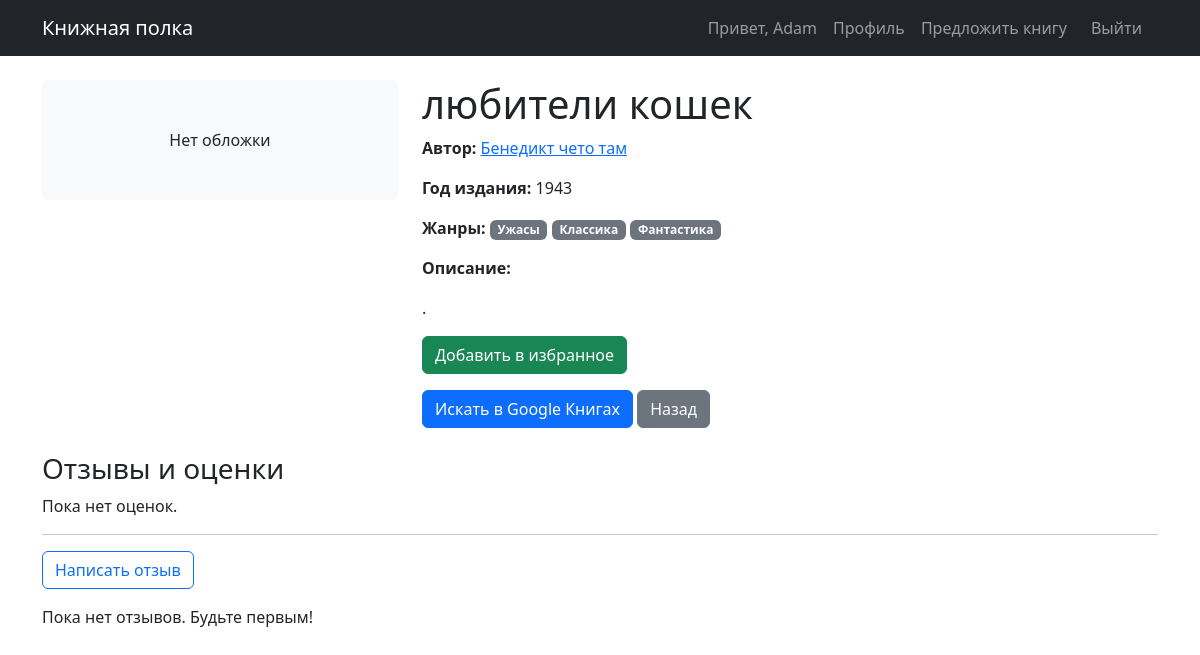
The app's page /book/13/ (signed in) with its own data.
### users/models.py (models this page shows, shortened)
class CustomUser(AbstractUser):
    bio = models.TextField(blank=True)
    avatar = models.ImageField(upload_to='avatars/', blank=True, null=True)

### books/models.py (models this page shows, shortened)
class Book(models.Model):
    title = models.CharField(max_length=200)
    author = models.ForeignKey(Author, on_delete=models.CASCADE, related_name='books')
    genres = models.ManyToManyField(Genre, related_name='books')
    description = models.TextField()
    publication_year = models.IntegerField(null=True, blank=True)
    cover = models.ImageField(upload_to='covers/', blank=True, null=True)
    added_at = models.DateTimeField(auto_now_add=True)
    read_link = models.URLField(max_length=500, blank=True, null=True)  # если добавили ранее
    def get_google_books_search_url(self):
        query = f"{self.title} {self.author.name}"
        encoded_query = quote_plus(query)
        return settings.EXTERNAL_BOOK_SEARCH_URL + encoded_query

class Author(models.Model):
    name = models.CharField(max_length=100)
    bio = models.TextField(blank=True)
    birth_date = models.DateField(null=True, blank=True)

class Genre(models.Model):
    name = models.CharField(max_length=50, unique=True)

### books/views.py (the view)
# urls.py: path('book/<int:pk>/', views.BookDetailView.as_view(), name='book_detail'),
class BookDetailView(DetailView):
    model = Book
    template_name = 'books/book_detail.html'
    context_object_name = 'book'
    def get_context_data(self, **kwargs):
        context = super().get_context_data(**kwargs)
        user = self.request.user
        if user.is_authenticated:
            relation = UserBookRelation.objects.filter(user=user, book=self.object).first()
            context['is_favorite'] = relation.is_favorite if relation else False
        else:
            context['is_favorite'] = False
        reviews = self.object.user_relations.filter(review__isnull=False).exclude(review='')
        context['reviews'] = reviews
        avg_rating = self.object.user_relations.filter(rating__isnull=False).aggregate(models.Avg('rating'))['rating__avg']
        context['avg_rating'] = round(avg_rating, 1) if avg_rating else None
        return context

### templates/books/book_detail.html (shortened to what this page needs)
{% extends 'base.html' %}
{% block content %}
<div class="row">
    <div class="col-md-4">
        {% if book.cover %}
            <img src="{{ book.cover.url }}" class="img-fluid rounded" alt="{{ book.title }}">
        {% else %}
            <div class="bg-light text-center p-5 rounded">Нет обложки</div>
        {% endif %}
    </div>
    <div class="col-md-8">
        <h1>{{ book.title }}</h1>
        <p><strong>Автор:</strong> <a href="{% url 'author_detail' book.author.id %}">{{ book.author.name }}</a></p>
        <p><strong>Год издания:</strong> {{ book.publication_year|default:"не указан" }}</p>
        <p><strong>Жанры:</strong>
            {% for genre in book.genres.all %}
                <span class="badge bg-secondary">{{ genre.name }}</span>
            {% endfor %}
        </p>
        <p><strong>Описание:</strong></p>
        <p>{{ book.description }}</p>
        {% if user.is_authenticated %}
    <form method="post" action="{% url 'toggle_favorite' book.id %}" class="mt-3">
        <button type="submit" class="btn {% if is_favorite %}btn-danger{% else %}btn-success{% endif %}">
            {% if is_favorite %}
                Убрать из избранного
            {% else %}
                Добавить в избранное
            {% endif %}
        </button>
    </form>
{% endif %}
        <a href="{{ book.get_google_books_search_url }}" class="btn btn-primary mt-3" target="_blank" rel="noopener noreferrer">
    Искать в Google Книгах
</a>
        <a href="{% url 'book_list' %}" class="btn btn-secondary mt-3">Назад</a>
    </div>
</div>
<div class="row mt-4">
    <div class="col-md-12">
        <h3>Отзывы и оценки</h3>
        {% if avg_rating %}
            <p><strong>Средний рейтинг:</strong> {{ avg_rating }} / 5</p>
        {% else %}
            <p>Пока нет оценок.</p>
        {% endif %}
        <hr>
        {% if user.is_authenticated %}
            <a href="{% url 'add_review' book.id %}" class="btn btn-outline-primary mb-3">Написать отзыв</a>
        {% else %}
            <div class="alert alert-info">
                Чтобы оставить отзыв, <a href="{% url 'login' %}">войдите</a> или <a href="{% url 'register' %}">зарегистрируйтесь</a>.
            </div>
        {% endif %}
        <div class="reviews-list">
            {% for review in reviews %}
                <div class="card mb-3">
                    <div class="card-body">
                        <div class="d-flex justify-content-between">
                            <strong>{{ review.user.username }}</strong>
                            <span class="text-muted">{{ review.created_at|date:"d.m.Y H:i" }}</span>
                        </div>
                        {% if review.rating %}
                            <span class="badge bg-warning text-dark">Оценка: {{ review.rating }}/5</span>
                        {% endif %}
                        <p class="mt-2">{{ review.review|linebreaks }}</p>
                    </div>
                </div>
            {% empty %}
                <p>Пока нет отзывов. Будьте первым!</p>
            {% endfor %}
        </div>
    </div>
</div>
{% endblock %}

### templates/base.html (shortened to what this page needs)
<!DOCTYPE html>
<html lang="ru">
<head>
    <link href="https://cdn.jsdelivr.net/npm/bootstrap@5.3.0-alpha1/dist/css/bootstrap.min.css" rel="stylesheet">
</head>
<body>
        <nav class="navbar navbar-expand-lg navbar-dark bg-dark">
        <div class="container">
            <a class="navbar-brand" href="{% url 'book_list' %}">Книжная полка</a>
            <div class="collapse navbar-collapse">
                <ul class="navbar-nav ms-auto">
                  {% if user.is_authenticated %}
    <li class="nav-item">
        <span class="nav-link">Привет, {{ user.username }}</span>
    </li>
    <li class="nav-item">
        <a class="nav-link" href="{% url 'profile' %}">Профиль</a>
    </li>
    <li class="nav-item">
        <a class="nav-link" href="{% url 'propose_book' %}">Предложить книгу</a>
    </li>
    <li class="nav-item">
    <form method="post" action="{% url 'logout' %}" class="d-inline">
        <button type="submit" class="nav-link btn btn-link" style="display: inline-block; background: none; border: none; padding: 0.5rem 1rem; margin: 0; color: rgba(255,255,255,0.55); text-decoration: none;">
            Выйти
        </button>
    </form>
</li>
                    {% endif %}
                </ul>
            </div>
        </div>
    </nav>
    <main class="container my-4">
        {% block content %}
        {% endblock %}
    </main>
</body>
</html>

### records on screen
CustomUser: username "Adam"
Book: title "любители кошек", author.name "Бенедикт чето там", publication_year "1943", description "."
Genre: name "Ужасы"
Genre: name "Классика"
Genre: name "Фантастика"
